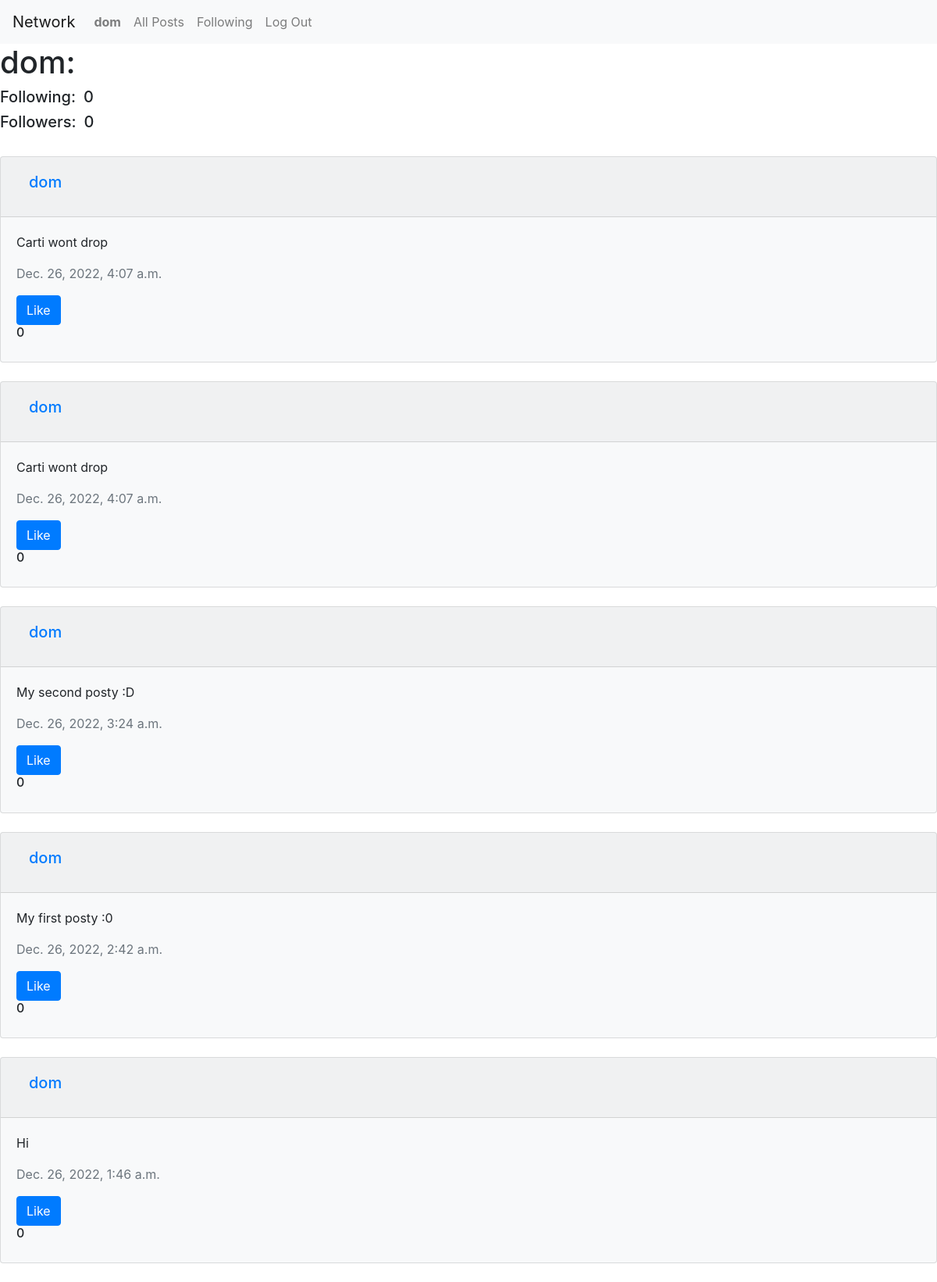
/network/2 (signed in), run on an earlier commit of the app's database.
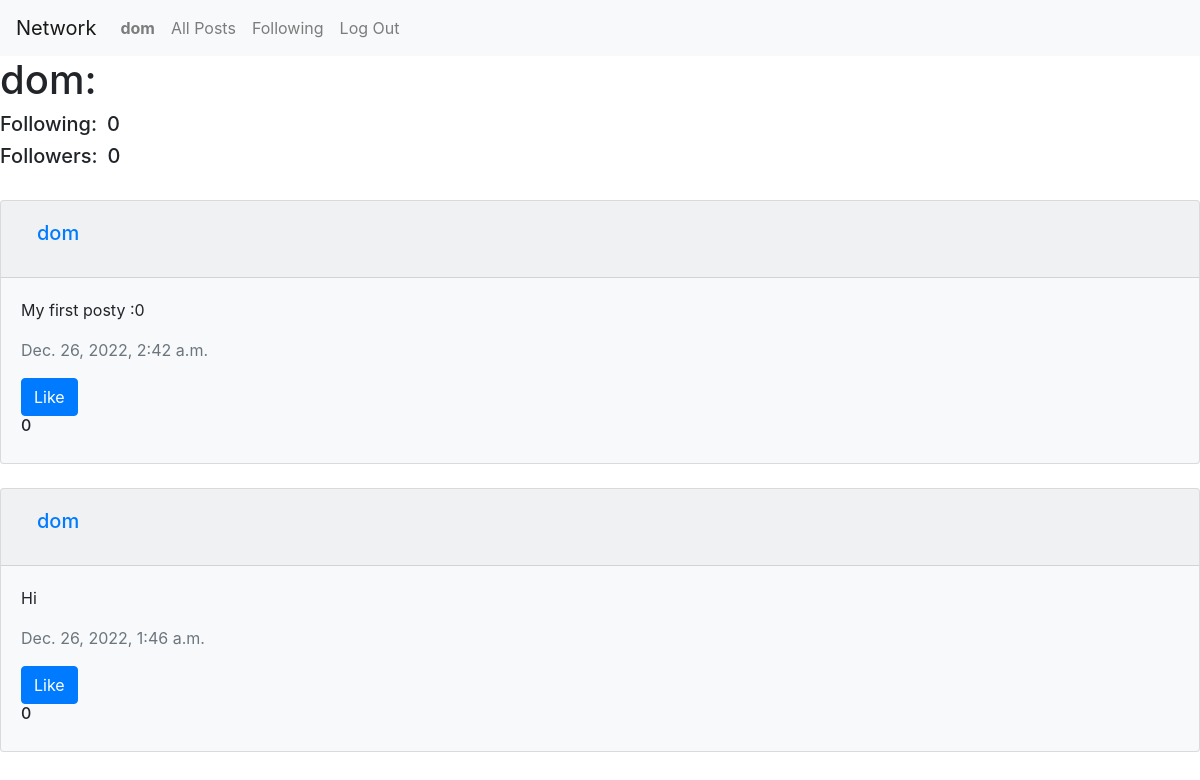
And on a later commit of the database.
### network/models.py (models this page shows, shortened)
class User(AbstractUser):
    followers = models.PositiveIntegerField(default=0)
    following = models.PositiveIntegerField(default=0)

class Post(models.Model):
    content = models.CharField(max_length=140)
    user = models.ForeignKey(
        User, on_delete=models.CASCADE, related_name="author")
    date = models.DateTimeField(auto_now_add=True)
    likes = models.IntegerField()

### network/views.py (the view)
# urls.py: path('network/<str:account>', views.profile, name='profile')
def profile(request, account):
    post = Post.objects.filter(user=account).order_by('-date')
    profile = User.objects.filter(id=account)[0]
    return render(request, 'network/profile.html', {
        'post': post,
        'profile': profile
    })

### network/templates/network/profile.html (shortened to what this page needs)
{% extends "network/layout.html" %}
{% block body %}
{% if user.is_authenticated %}
<h1 style="display: flex; align-items: center;">
  {{ profile.username }}:
</h1>
<div style="display: flex; align-items: center;">
  <h5 style="margin-right: 10px;">Following:</h5>
  <h5>{{ profile.following }}</h5>
</div>
<div style="display: flex; align-items: center;">
  <h5 style="margin-right: 10px;">Followers:</h5>
  <h5>{{ profile.followers }}</h5>
</div>
{% for posts in post %}
      <div class="card my-4 bg-light">
        <div class="card-header">
            <a class="nav-link" href="{% url 'profile' posts.user.id %}">
            <h5 class="card-title">{{ posts.user }}</h5>
            </a>
          </div>
        <div class="card-body">
          <p class="card-text">{{ posts.content }}</p>
          <p class="card-text text-secondary">{{ posts.date }}</p>
          <div>
          <button class="btn btn-primary" > Like</button>
          <br>
          <h6 id="count">{{ posts.likes }}</h6>
          </div>
        </div>
      </div>
    {% endfor %}
{% endif %}
{% endblock %}

### network/templates/network/layout.html (shortened to what this page needs)
{% load static %}
<!DOCTYPE html>
<html lang="en">
    <head>
        <link rel="stylesheet" href="https://stackpath.bootstrapcdn.com/bootstrap/4.4.1/css/bootstrap.min.css">
        <link href="{% static 'network/styles.css' %}" rel="stylesheet">
    </head>
    <body>
        <nav class="navbar navbar-expand-lg navbar-light bg-light">
            <a class="navbar-brand" href="{% url 'index' %}">Network</a>
            <div>
              <ul class="navbar-nav mr-auto">
                {% if user.is_authenticated %}
                    <li class="nav-item">
                        <a class="nav-link" href="{% url 'profile' user.id %}"><strong>{{ user.username }}</strong></a>
                    </li>
                {% endif %}
                <li class="nav-item">
                  <a class="nav-link" href="{% url 'all_post' %}">All Posts</a>
                </li>
                {% if user.is_authenticated %}
                    <li class="nav-item">
                        <a class="nav-link" href="#">Following</a>
                    </li>
                    <li class="nav-item">
                        <a class="nav-link" href="{% url 'logout' %}">Log Out</a>
                    </li>
                {% endif %}
              </ul>
            </div>
          </nav>
        <div class="body">
            {% block body %}
            {% endblock %}
        </div>
    </body>
</html>

What changed in the data, as far as the page shows it:
removed Post: user "dom", content "Carti wont drop", date "Dec. 26, 2022, 4:07 a.m.", likes "0"
removed Post: user "dom", content "Carti wont drop", date "Dec. 26, 2022, 4:07 a.m.", likes "0"
removed Post: user "dom", content "My second posty :D", date "Dec. 26, 2022, 3:24 a.m.", likes "0"
